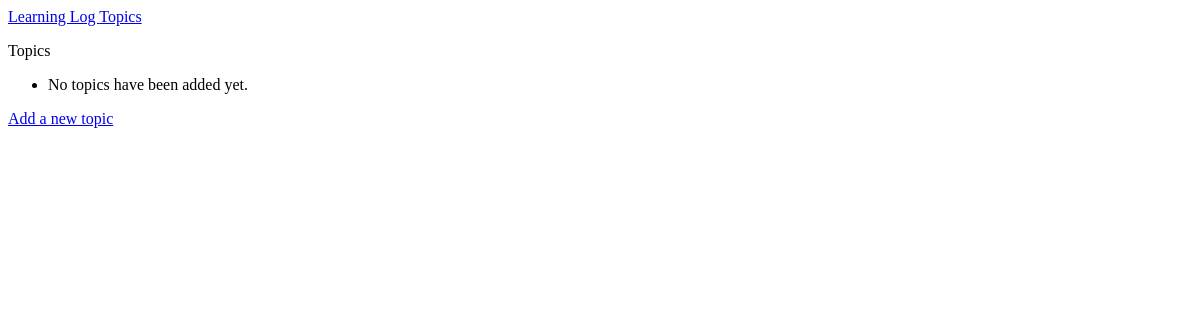
/topics, run on an earlier commit of the app's database.
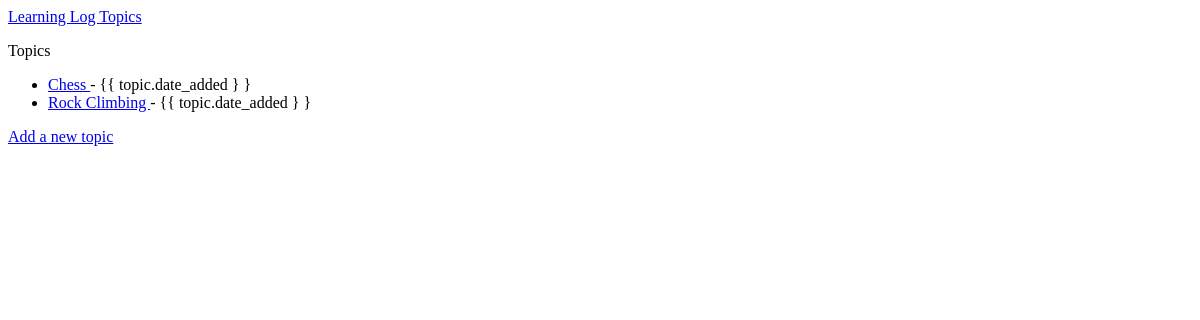
And on a later commit of the database.
### MainApp/models.py (models this page shows)
class Topic(models.Model):  # has two fields, one text and one with date
    text = models.CharField(max_length=200)
    date_added = models.DateTimeField(auto_now_add=True)
    def __str__(self):
        return self.text  # returns name of topic

### MainApp/views.py (the view)
# urls.py: path('topics',views.topics,name='topics'), #added a new page, create new view after creating URL
def topics(request):
    topics = Topic.objects.all().order_by('date_added') #minus for descending, or decensending = FALSE
    context = {'topics':topics} #THE KEY OF THIS DICTIONARY COMES FROM TEMPLATE, THE VALUE FROM VIEWS
    return render(request, 'MainApp/topics.html', context) #this returns only the skeletal file, not the data in it

### MainApp/templates/MainApp/topics.html
{% extends "MainApp/base.html" %}
{% block content %}
<p>Topics</p>
<ul>
    {% for topic in topics %}
    <li>
        <a href="{% url 'MainApp:topic' topic.id %}"> {{ topic }} </a> - {{ topic.date_added }
        }
    </li>
    {% empty %}
    <li> No topics have been added yet. </li>
    {% endfor %}
</ul>
<a href="{% url 'MainApp:new_topic' %}">Add a new topic</a>
{% endblock content %}

What changed in the data, as far as the page shows it:
added Topic: text "Chess"
added Topic: text "Rock Climbing"
Also different on the page:
text no longer shown: "No topics have been added yet."
